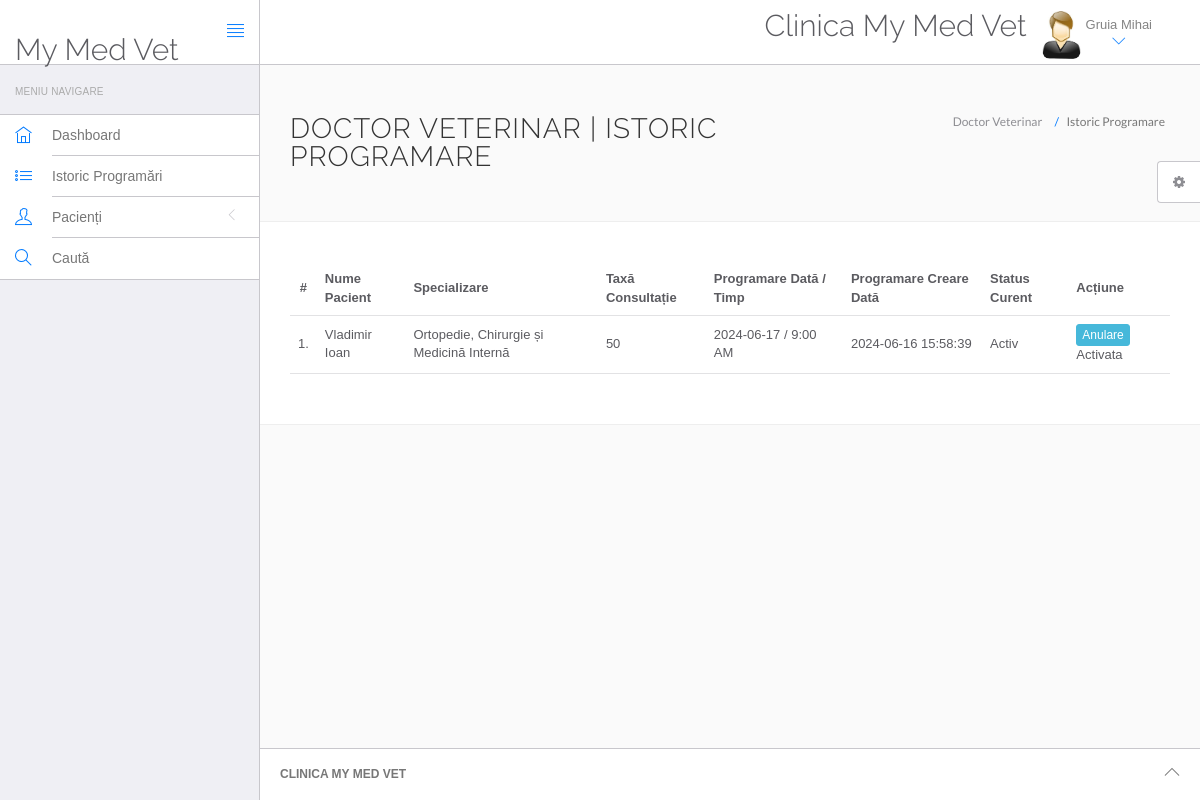
The page /mymedvet/doctor/appointment-history.php (signed in) on the database its author committed.
### tables this page shows
CREATE TABLE `vetdoc` (
  `id` int(11) NOT NULL,
  `specialization` varchar(255) DEFAULT NULL,
  `vetdocName` varchar(255) DEFAULT NULL,
  `address` longtext DEFAULT NULL,
  `vetdocFees` int(11) DEFAULT NULL,
  `phoneNumber` bigint(12) DEFAULT NULL,
  `vetdocEmail` varchar(255) DEFAULT NULL,
  `password` varchar(255) DEFAULT NULL,
  `createDate` timestamp NULL DEFAULT current_timestamp(),
  `updateDate` timestamp NULL DEFAULT NULL ON UPDATE current_timestamp()
);

CREATE TABLE `appointment` (
  `id` int(11) NOT NULL,
  `vetdocSpecialization` varchar(255) DEFAULT NULL,
  `vetdocId` int(11) DEFAULT NULL,
  `userId` int(11) DEFAULT NULL,
  `consultancyFees` int(11) DEFAULT NULL,
  `appointmentDate` varchar(255) DEFAULT NULL,
  `appointmentTime` varchar(255) DEFAULT NULL,
  `postingDate` timestamp NULL DEFAULT current_timestamp(),
  `userStatus` int(11) DEFAULT NULL,
  `vetdocStatus` int(11) DEFAULT NULL,
  `updateDate` timestamp NULL DEFAULT NULL ON UPDATE current_timestamp()
);

CREATE TABLE `users` (
  `id` int(11) NOT NULL,
  `fullName` varchar(255) DEFAULT NULL,
  `address` varchar(255) DEFAULT NULL,
  `city` varchar(255) DEFAULT NULL,
  `gender` varchar(255) DEFAULT NULL,
  `email` varchar(255) DEFAULT NULL,
  `password` varchar(255) DEFAULT NULL,
  `regDate` timestamp NULL DEFAULT current_timestamp(),
  `updateDate` timestamp NULL DEFAULT NULL ON UPDATE current_timestamp()
);

### mymedvet/doctor/appointment-history.php (the view, shortened to what this page needs)
<?php
include('include/config.php');
if(strlen($_SESSION['id']==0)) {
 header('location:logout.php');
  } else{
?>
<!DOCTYPE html>
<html lang="en">
	<head>
		<link rel="stylesheet" href="vendor/bootstrap/css/bootstrap.min.css">
		<link rel="stylesheet" href="vendor/fontawesome/css/font-awesome.min.css">
		<link rel="stylesheet" href="vendor/themify-icons/themify-icons.min.css">
		<link href="vendor/animate.css/animate.min.css" rel="stylesheet" media="screen">
		<link href="vendor/perfect-scrollbar/perfect-scrollbar.min.css" rel="stylesheet" media="screen">
		<link href="vendor/switchery/switchery.min.css" rel="stylesheet" media="screen">
		<link href="vendor/bootstrap-touchspin/jquery.bootstrap-touchspin.min.css" rel="stylesheet" media="screen">
		<link href="vendor/select2/select2.min.css" rel="stylesheet" media="screen">
		<link href="vendor/bootstrap-datepicker/bootstrap-datepicker3.standalone.min.css" rel="stylesheet" media="screen">
		<link href="vendor/bootstrap-timepicker/bootstrap-timepicker.min.css" rel="stylesheet" media="screen">
		<link rel="stylesheet" href="customstyle/css/styles.css">
		<link rel="stylesheet" href="customstyle/css/plugins.css">
		<link rel="stylesheet" href="customstyle/css/themes/theme-1.css" id="skin_color" />
	</head>
	<body>
		<div id="app">
<?php include('include/sidebar.php');?>
			<div class="app-content">
					<?php include('include/header.php');?>
				<div class="main-content" >
					<div class="wrap-content container" id="container">
						<section id="page-title">
							<div class="row">
								<div class="col-sm-8">
									<h1 class="mainTitle">Doctor Veterinar | Istoric Programare</h1>
																	</div>
								<ol class="breadcrumb">
									<li>
										<span>Doctor Veterinar</span>
									</li>
									<li class="active">
										<span>Istoric Programare</span>
									</li>
								</ol>
							</div>
						</section>
						<div class="container-fluid container-fullw bg-white">
									<div class="row">
								<div class="col-md-12">
									<table class="table table-hover" id="sample-table-1">
										<thead>
											<tr>
												<th class="center">#</th>
												<th class="hidden-xs">Nume Pacient</th>
												<th>Specializare</th>
												<th>Taxă Consultație</th>
												<th>Programare Dată / Timp </th>
												<th>Programare Creare Dată </th>
												<th>Status Curent</th>
												<th>Acțiune</th>
											</tr>
										</thead>
										<tbody>
<?php
$sql=mysqli_query($con,"select users.fullName as fname,appointment.*  from appointment join users on users.id=appointment.userId where appointment.vetdocId='".$_SESSION['id']."'");
$cnt=1;
while($row=mysqli_fetch_array($sql))
{
?>
											<tr>
												<td class="center"><?php echo $cnt;?>.</td>
												<td class="hidden-xs"><?php echo $row['fname'];?></td>
												<td><?php echo $row['vetdocSpecialization'];?></td>
												<td><?php echo $row['consultancyFees'];?></td>
												<td><?php echo $row['appointmentDate'];?> / <?php echo
												 $row['appointmentTime'];?>
												</td>
												<td><?php echo $row['postingDate'];?></td>
												<td>
<?php if(($row['userStatus']==1) && ($row['vetdocStatus']==1))
{
	echo "Activ";
}
												?></td>
											<td >
											<div class="visible-md visible-lg hidden-sm hidden-xs">
						<?php if(($row['userStatus']==1) && ($row['vetdocStatus']==1))
{ ?>
<a href="appointment-history.php?id=<?php echo $row['id']?>&cancel=update" onClick="return confirm('Sigur doriți să anulați această programare?')" class="btn btn-info btn-xs" title="Anulare Programare" tooltip-placement="top" tooltip="Remove">Anulare</a>
<?php } else {
	echo "Anulat";
	} ?>
	<?php if(($row['userStatus']==1) && ($row['vetdocStatus']==0))
{ ?>
<a href="appointment-history.php?id=<?php echo $row['id']?>&active=update" onClick="return confirm('Sigur doriți să acceptati această programare?')" class="btn btn-info btn-xs" title="Activare Programare" tooltip-placement="top" tooltip="Active">Activare</a>
<?php } else {
	echo "Activata";
	} ?>
											</tr>
											<?php
$cnt=$cnt+1;
											 }?>
										</tbody>
									</table>
								</div>
							</div>
								</div>
					</div>
				</div>
			</div>
	<?php include('include/footer.php');?>
	<?php include('include/setting.php');?>
		</div>
	</body>
</html>
<?php } ?>

### mymedvet/doctor/include/header.php (shortened to what this page needs)
<header class="navbar navbar-default navbar-static-top">
					<div class="navbar-header">
						<a class="navbar-brand" href="#">
							<h2 style="padding-top:20% ">My Med Vet</h2>
						</a>
						<a href="#" class="sidebar-toggler pull-right visible-md visible-lg" data-toggle-class="app-sidebar-closed" data-toggle-target="#app">
							<i class="ti-align-justify"></i>
						</a>
					</div>
					<div class="navbar-collapse collapse">
						<ul class="nav navbar-right">
								<li  style="padding-top:2% ">
								<h2>Clinica My Med Vet</h2>
							</li>
							<li class="dropdown current-user">
								<a href class="dropdown-toggle" data-toggle="dropdown">
									<img src="customstyle/images/images.jpg" > <span class="username">
									<?php $query=mysqli_query($con,"select vetdocName from vetdoc where id='".$_SESSION['id']."'");
while($row=mysqli_fetch_array($query))
{
	echo $row['vetdocName'];
}
									?> <i class="ti-angle-down"></i></i></span>
								</a>
							</li>
						</ul>
					</div>
				</header>

### mymedvet/doctor/customstyle/css/themes/theme-1.css (style rules this page uses)
body { background: #FAFAFA; }
header .navbar-header { background: #ffffff !important; border-right-color: #c8c7cc !important; border-bottom-color: #c8c7cc !important; }
header .navbar-header .sidebar-toggler, header .navbar-header .sidebar-mobile-toggler { color: #007aff !important; }
header .navbar-header .navbar-brand { color: #777 !important; }
header .navbar-collapse { background: #ffffff !important; border-bottom-color: #c8c7cc !important; box-shadow: none !important; }
header .navbar-collapse .navbar-right > li > a { color: #777; }
header .navbar-collapse .navbar-right > li > a i { color: #007aff !important; }

### mymedvet/admin/customstyle/css/themes/theme-1.css (style rules this page uses)
body { background: #FAFAFA; }
header .navbar-header { background: #ffffff !important; border-right-color: #c8c7cc !important; border-bottom-color: #c8c7cc !important; }
header .navbar-header .sidebar-toggler, header .navbar-header .sidebar-mobile-toggler { color: #007aff !important; }
header .navbar-header .navbar-brand { color: #777 !important; }
header .navbar-collapse { background: #ffffff !important; border-bottom-color: #c8c7cc !important; box-shadow: none !important; }
header .navbar-collapse .navbar-right > li > a { color: #777; }
header .navbar-collapse .navbar-right > li > a i { color: #007aff !important; }

### rows shown on the page
vetdoc: vetdocName "Gruia Mihai"
appointment: userId.fullName "Vladimir Ioan", vetdocSpecialization "Ortopedie, Chirurgie și Medicină Internă", consultancyFees "50", appointmentDate "2024-06-17", appointmentTime "9:00 AM", postingDate "2024-06-16 15:58:39", userStatus "Activ"
